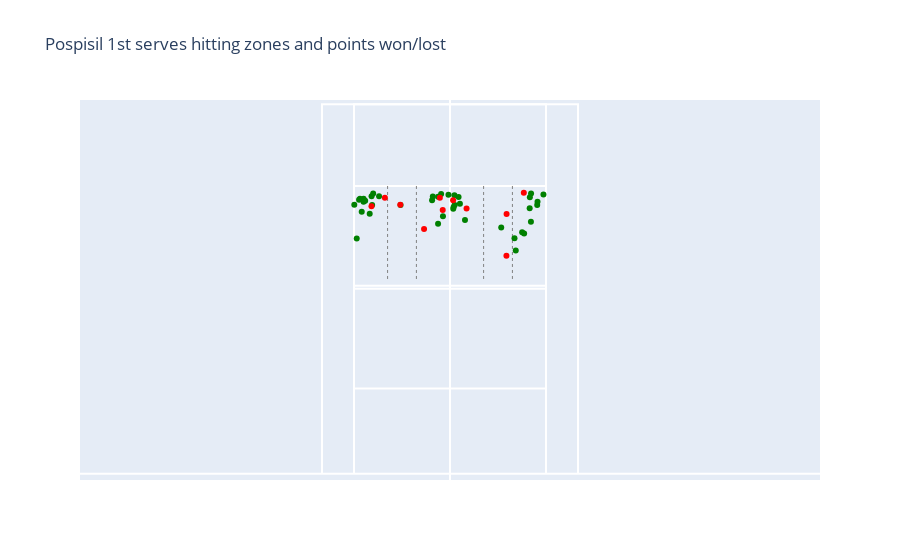
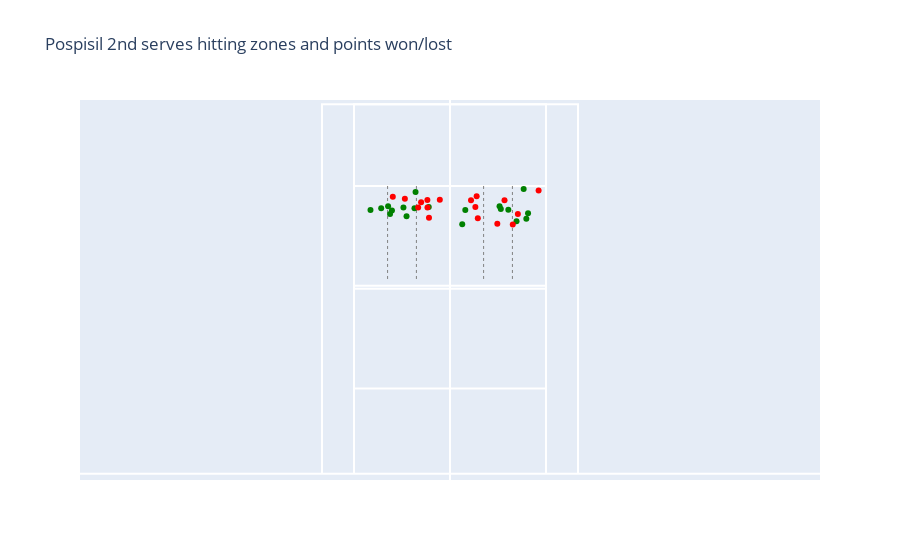

Here is the notebook cell these charts were saved with, in order:
### Code cell
def trace_point(df, name1, name2, index_point, shot=None, x_new=None, y_new=None):
    # print("trace_point " + str(current_point))
    fig1 = trace_court([-7, 7], [-5, 30])
    df_temp = df
    # trace all net shots to end into the net
    df_temp.loc[
        (df["Result"] == "Net") & (df["Point"] == index_point), "Bounce (y)"
    ] = 11.88
    if shot is None:
        df_point = df_temp[
            (df_temp["Point"] == index_point) & (df_temp["Shot"] > 0)
        ].sort_values(by="Shot")
    else:
        df_point = df_temp[
            (df_temp["Point"] == index_point)
            & (df_temp["Shot"] <= shot + 1)
            & (df_temp["Shot"] >= shot - 1)
        ].sort_values(by="Shot")
    last_shot = None
    fig4 = None

    # "LAST SHOT"
    if len(df_point) > 0:
        # trace a line from last hit position to last bounce to display the last shot
        last_shot = df_point.iloc[-1]
        # print(last_shot["Hit (x)"])
        df2 = pd.DataFrame(
            dict(
                x=[last_shot["Hit (x)"], last_shot["Bounce (x)"]],
                y=[last_shot["Hit (y)"], last_shot["Bounce (y)"]],
            )
        )
        df2["Text"] = ""  # last_shot["Shot"]
        # df2["Text"]=["   "+ s for s in df2["Text"]]
        # df2.loc[:,"Text"]=('    ' + df['Text'])
        fig4 = px.line(df2, x="x", y="y", text="Text")
        color = "red"
        if last_shot["Result"] == "In":
            color = "green"
        fig4.update_traces(patch={"line": {"width": 2, "dash": "dot", "color": color}})

    # Figure HIT POSITION
    fig2 = px.scatter(
        df_point,
        x="Hit (x)",
        y="Hit (y)",
        text="Shot"  # , color="Player"
        # , symbol="Stroke"
        # , animation_frame="Shot"#, animation_group="Player"
        # , textposition='top right',textfont=dict(color='#E58606')
        # , symbol="Spin"
        # , trendline='ols',trendline_color_override='red'
        # , marginal_y="rug"
        # , marginal_x="histogram"
        # , facet_col="Winner_Point"#, facet_row="time"
        ,
        color_discrete_map={"Player": "green", "Opponent": "red"},
        hover_data=["Shot", "Stroke"],
    )

    fig2.for_each_trace(
        lambda t: t.update(
            mode="lines+markers+text",
            textposition="middle right",
            textfont=dict(size=10, color="gray"),
        )
    )
    for fr in fig2.frames:
        for d in fr.data:
            d.update(
                mode="markers+lines+text",
                textposition="middle right",
                textfont=dict(size=10, color="gray"),
            )
    fig2.update_traces(patch={"line": {"width": 1, "dash": "dot"}})
    """marker_symbol=[1,101], """

    # FIG BOUNCE
    fig3 = px.scatter(
        df_point,
        x="Bounce (x)",
        y="Bounce (y)",
        color="Result"
        # , trendline='ols',trendline_color_override='red'
        # , marginal_y="rug"
        # , marginal_x="histogram"
        # , facet_col="Winner_Point"#, facet_row="time"
        ,
        color_discrete_map={"Net": "black", "In": "orange", "Out": "black"},
        hover_data=["Shot"],
        text="Shot",
    )
    fig3.for_each_trace(
        lambda t: t.update(
            mode="markers+text",
            textposition="middle right",
            textfont=dict(size=9, color="gray"),
        )
    )

    # add NEW POINT
    fig5 = None
    if x_new is not None:
        df3 = pd.DataFrame(dict(x=[x_new], y=[y_new], text="NEW"))
        fig5 = px.scatter(df3, x="x", y="y", text="text")

    if fig4 is not None:
        if fig5 is not None:
            fig = go.Figure(
                data=fig1.data + fig2.data + fig3.data + fig4.data + fig5.data
            )
        else:
            fig = go.Figure(data=fig1.data + fig2.data + fig3.data + fig4.data)
    else:
        if fig5 is not None:
            fig = go.Figure(data=fig1.data + fig2.data + fig3.data + fig5.data)
        else:
            fig = go.Figure(data=fig1.data + fig2.data + fig3.data)
    # fig.update_layout(title="Serves P1 (point size represents Speed)")
    fig.update_xaxes(
        scaleanchor="y",
        scaleratio=3,
    )
    fig.update_layout(xaxis_range=[-5, 5], yaxis_range=[-4, 11.88 * 2 + 4])
    fig.update_layout(
        xaxis=dict(showgrid=False),
        yaxis=dict(showgrid=False),
        autosize=False,
        width=850,
        height=400,
    )
    f = go.FigureWidget(fig)

    # add ANNOTATION with name player
    if len(df_point) > 0:
        first_shot = df_point.iloc[0]
        x = 6
        if first_shot["Hit Zone"] == "deuce" and first_shot["Hit Side"] == "far":
            x = -6
        if first_shot["Hit Zone"] == "ad" and first_shot["Hit Side"] == "near":
            x = -6
        y = -1.5
        if first_shot["Hit Side"] == "far":
            y = 25.5
        name_p_temp = name1
        if first_shot["Player"] == "Opponent":
            name_p_temp = name2
        name_p_temp = name_p_temp[0:6]
        f.add_annotation(
            x=x, y=y, text=name_p_temp, showarrow=False  # arrows' head  # arrows' head
        )

    """scatter = f.data[-1]
    #print(scatter)
    colors = ['#a3a7e4'] * 100
    scatter.marker.color = colors
    scatter.marker.size = [10] * 100
    f.layout.hovermode = 'closest'


    # create our callback function
    def update_point(trace, points, selector):
        #print("click")
        c = list(scatter.marker.color)
        s = list(scatter.marker.size)
        for i in points.point_inds:
            c[i] = '#bae2be'
            s[i] = 50
            with f.batch_update():
                scatter.marker.color = c
                scatter.marker.size = s


    scatter.on_click(update_point)"""

    f

    f.show()


def trace_serve_3areas():
    a=0.35
    b=0.3
    c=0.35
    fig2_1 = px.line(x=[-4.11 * (a+b), -4.11 * (a+b)], y=[18.48, 12.5])
    fig2_2 = px.line(x=[-4.11 * (c), -4.11 * (c)], y=[18.48, 12.5])
    fig2_3 = px.line(x=[4.11 * (a+b), 4.11 * (a+b)], y=[18.48, 12.5])
    fig2_4 = px.line(x=[4.11 * (c), 4.11 * (c)], y=[18.48, 12.5])
    fig = go.Figure(data=fig2_1.data + fig2_2.data + fig2_3.data + fig2_4.data)
    fig.update_traces(patch={"line": {"color": "gray", "width": 1, "dash": "dot"}})
    return fig


def trace_court_and_serves(df, isP1: bool, index1stServe: int, mytitle: str):
    fig1 = trace_court([-5, 5], [-0.5, 24])
    fig2 = trace_serve_3areas()
    df_serves = get_all_serves_player(df, isP1, index1stServe)
    fig3 = px.scatter(
        df_serves,
        x="Bounce (x)",
        y="Bounce (y)",
        # size=((df_serves["Speed (KM/H)"].clip(120, 180)) - 119) / 100,
        # size_max=10,

        # , trendline='ols',trendline_color_override='red'
        # , marginal_y="rug"
        # , marginal_x="histogram"
        # , facet_col="Winner_Point"#, facet_row="time"
        color="Winner_Point",
        color_discrete_map={"1": "green", "2": "red"},
        hover_data=["Point","Speed (KM/H)"],
    )
    fig3.update_traces(showlegend=False)
    #fig3.show()
    fig = go.Figure(data=fig1.data + fig2.data + fig3.data)

    # fig.update_layout(title="Serves P1 (point size represents Speed)")
    fig.update_xaxes(
        scaleanchor="y",
        scaleratio=1.5,
    )
    # fig.update_layout(xaxis_range=[-5, 5], yaxis_range=[-2, 11.88 * 2 + 1])
    fig.update_layout(xaxis=dict(showgrid=False), yaxis=dict(showgrid=False),title=mytitle)
    fig.update(layout_yaxis_range=[-0.4, 24])
    fig.update(layout_xaxis_range=[-5, 5])
    fig.update_traces(showlegend=False)
    fig.update_xaxes(showticklabels=False)
    fig.update_yaxes(showticklabels=False)
    return fig  # .show()

index1stServe=1
fig1_1=trace_court_and_serves(df, True, index1stServe,name1+" 1st serves hitting zones and points won/lost")
fig1_1.show()
index1stServe=2
fig1_2=trace_court_and_serves(df, True, index1stServe,name1+" 2nd serves hitting zones and points won/lost")
fig1_2.show()

### Figure 1 — Plotly figure (JSON) as saved in the notebook; plotly's stock layout.template omitted (floating-point values rounded to 4 significant figures)
{"data": [{"line": {"color": "white"}, "mode": "lines", "showlegend": false, "type": "scatter", "x": [-5.48, -5.48, 5.48, 5.48], "y": [0, 23.73, 23.73, 0]}, {"line": {"color": "white"}, "mode": "lines", "showlegend": false, "type": "scatter", "x": [-4.11, -4.11, 4.11, 4.11], "y": [0, 23.73, 23.73, 0]}, {"line": {"color": "white"}, "mode": "lines", "showlegend": false, "type": "scatter", "x": [-4.11, -4.11, 4.11, 4.11], "y": [0, 11.88, 11.88, 0]}, {"line": {"color": "white"}, "mode": "lines", "showlegend": false, "type": "scatter", "x": [-4.11, -4.11, 4.11, 4.11], "y": [0, 5.48, 5.48, 0]}, {"line": {"color": "white"}, "mode": "lines", "showlegend": false, "type": "scatter", "x": [-4.11, -4.11, 4.11, 4.11], "y": [0, 12.08, 12.08, 0]}, {"line": {"color": "white"}, "mode": "lines", "showlegend": false, "type": "scatter", "x": [-4.11, -4.11, 4.11, 4.11], "y": [0, 18.48, 18.48, 0]}, {"hovertemplate": "x=%{x}<br>y=%{y}<extra></extra>", "legendgroup": "", "line": {"color": "gray", "dash": "dot", "width": 1}, "marker": {"symbol": "circle"}, "mode": "lines", "name": "", "orientation": "v", "showlegend": false, "type": "scatter", "x": [-2.671, -2.671], "xaxis": "x", "y": [18.48, 12.5], "yaxis": "y"}, {"hovertemplate": "x=%{x}<br>y=%{y}<extra></extra>", "legendgroup": "", "line": {"color": "gray", "dash": "dot", "width": 1}, "marker": {"symbol": "circle"}, "mode": "lines", "name": "", "orientation": "v", "showlegend": false, "type": "scatter", "x": [-1.439, -1.439], "xaxis": "x", "y": [18.48, 12.5], "yaxis": "y"}, {"hovertemplate": "x=%{x}<br>y=%{y}<extra></extra>", "legendgroup": "", "line": {"color": "gray", "dash": "dot", "width": 1}, "marker": {"symbol": "circle"}, "mode": "lines", "name": "", "orientation": "v", "showlegend": false, "type": "scatter", "x": [2.671, 2.671], "xaxis": "x", "y": [18.48, 12.5], "yaxis": "y"}, {"hovertemplate": "x=%{x}<br>y=%{y}<extra></extra>", "legendgroup": "", "line": {"color": "gray", "dash": "dot", "width": 1}, "marker": {"symbol": "circle"}, "mode": "lines", "name": "", "orientation": "v", "showlegend": false, "type": "scatter", "x": [1.439, 1.439], "xaxis": "x", "y": [18.48, 12.5], "yaxis": "y"}, {"customdata": [[5, 143.4], [52, 151.5], [54, 166.6], [124, 108.0], [128, 167.1], [174, 129.7], [178, 153.1], [324, 146.8], [326, 93.2], [28, null], [35, 145.8], [39, 106.2], [64, 170.8], [66, 154.9], [69, 101.5], [109, 149.7], [151, 154.4], [155, 161.3], [305, 125.2], [308, 155.9], [313, 158.8], [12, 135.1], [51, 118.6], [129, 95.4], [176, 113.4], [180, 118.8], [211, 137.6], [213, 117.7], [216, 128.7], [284, 135.9], [325, 114.8], [29, null], [40, 128.6], [65, 154.8], [108, 109.5], [110, 139.3], [152, 183.1], [187, 135.7], [245, 195.7], [254, 173.8]], "hovertemplate": "Winner_Point=1<br>Bounce (x)=%{x}<br>Bounce (y)=%{y}<br>Point=%{customdata[0]}<br>Speed (KM/H)=%{customdata[1]}<extra></extra>", "legendgroup": "1", "marker": {"color": "green", "symbol": "circle"}, "mode": "markers", "name": "1", "orientation": "v", "showlegend": false, "type": "scatter", "x": [-0.7363, -3.631, -3.891, -3.779, -3.7, -4.097, -3.851, -0.3798, -3.993, -0.7667, -0.5102, -2.117, -3.358, -3.7, -3.289, -0.3016, -0.5103, -3.036, -3.333, -3.437, -0.06576, 3.747, 0.1397, 2.814, 0.3667, 3.173, 3.464, 2.761, 3.088, 0.6412, 2.193, 0.2, 3.469, 3.41, 0.1896, 3.418, 0.4249, 3.733, 0.1552, 4.0], "xaxis": "x", "y": [17.8, 17.53, 17.6, 16.82, 17.47, 17.27, 17.66, 17.96, 15.11, 17.56, 16.05, 17.26, 17.81, 17.66, 18.0, 16.54, 17.78, 17.82, 17.26, 16.69, 17.92, 17.47, 17.02, 14.34, 17.77, 15.43, 16.18, 15.12, 15.5, 16.29, 15.81, 17.26, 18.0, 17.04, 17.89, 17.75, 17.33, 17.26, 17.13, 17.94], "yaxis": "y"}, {"customdata": [[85, 163.4], [89, 137.2], [166, 121.7], [212, 134.5], [287, 92.79], [186, 180.3], [53, 107.9], [241, 126.1], [249, 166.0], [270, null], [306, 154.2]], "hovertemplate": "Winner_Point=2<br>Bounce (x)=%{x}<br>Bounce (y)=%{y}<br>Point=%{customdata[0]}<br>Speed (KM/H)=%{customdata[1]}<extra></extra>", "legendgroup": "2", "marker": {"color": "red", "symbol": "circle"}, "mode": "markers", "name": "2", "orientation": "v", "showlegend": false, "type": "scatter", "x": [-2.128, -3.361, -0.4339, -0.3115, -1.11, -2.788, 2.416, 0.7087, 3.16, 0.1333, 2.422], "xaxis": "x", "y": [17.27, 17.18, 17.73, 16.94, 15.71, 17.72, 14.0, 17.03, 18.04, 17.56, 16.68], "yaxis": "y"}], "layout": {"title": {"text": "Pospisil 1st serves hitting zones and points won/lost"}, "xaxis": {"range": [-5, 5], "scaleanchor": "y", "scaleratio": 1.5, "showgrid": false, "showticklabels": false}, "yaxis": {"range": [-0.4, 24], "showgrid": false, "showticklabels": false}}}

### Figure 2 — Plotly figure (JSON) as saved in the notebook; plotly's stock layout.template omitted (floating-point values rounded to 4 significant figures)
{"data": [{"line": {"color": "white"}, "mode": "lines", "showlegend": false, "type": "scatter", "x": [-5.48, -5.48, 5.48, 5.48], "y": [0, 23.73, 23.73, 0]}, {"line": {"color": "white"}, "mode": "lines", "showlegend": false, "type": "scatter", "x": [-4.11, -4.11, 4.11, 4.11], "y": [0, 23.73, 23.73, 0]}, {"line": {"color": "white"}, "mode": "lines", "showlegend": false, "type": "scatter", "x": [-4.11, -4.11, 4.11, 4.11], "y": [0, 11.88, 11.88, 0]}, {"line": {"color": "white"}, "mode": "lines", "showlegend": false, "type": "scatter", "x": [-4.11, -4.11, 4.11, 4.11], "y": [0, 5.48, 5.48, 0]}, {"line": {"color": "white"}, "mode": "lines", "showlegend": false, "type": "scatter", "x": [-4.11, -4.11, 4.11, 4.11], "y": [0, 12.08, 12.08, 0]}, {"line": {"color": "white"}, "mode": "lines", "showlegend": false, "type": "scatter", "x": [-4.11, -4.11, 4.11, 4.11], "y": [0, 18.48, 18.48, 0]}, {"hovertemplate": "x=%{x}<br>y=%{y}<extra></extra>", "legendgroup": "", "line": {"color": "gray", "dash": "dot", "width": 1}, "marker": {"symbol": "circle"}, "mode": "lines", "name": "", "orientation": "v", "showlegend": false, "type": "scatter", "x": [-2.671, -2.671], "xaxis": "x", "y": [18.48, 12.5], "yaxis": "y"}, {"hovertemplate": "x=%{x}<br>y=%{y}<extra></extra>", "legendgroup": "", "line": {"color": "gray", "dash": "dot", "width": 1}, "marker": {"symbol": "circle"}, "mode": "lines", "name": "", "orientation": "v", "showlegend": false, "type": "scatter", "x": [-1.439, -1.439], "xaxis": "x", "y": [18.48, 12.5], "yaxis": "y"}, {"hovertemplate": "x=%{x}<br>y=%{y}<extra></extra>", "legendgroup": "", "line": {"color": "gray", "dash": "dot", "width": 1}, "marker": {"symbol": "circle"}, "mode": "lines", "name": "", "orientation": "v", "showlegend": false, "type": "scatter", "x": [2.671, 2.671], "xaxis": "x", "y": [18.48, 12.5], "yaxis": "y"}, {"hovertemplate": "x=%{x}<br>y=%{y}<extra></extra>", "legendgroup": "", "line": {"color": "gray", "dash": "dot", "width": 1}, "marker": {"symbol": "circle"}, "mode": "lines", "name": "", "orientation": "v", "showlegend": false, "type": "scatter", "x": [1.439, 1.439], "xaxis": "x", "y": [18.48, 12.5], "yaxis": "y"}, {"customdata": [[2, 126.3], [50, 116.5], [209, 123.6], [291, 148.1], [331, 166.4], [114, 135.3], [147, 136.4], [240, 167.1], [247, 138.1], [262, 169.8], [4, 94.47], [126, 132.8], [173, 152.8], [289, 126.5], [294, 138.7], [192, 108.6], [238, 129.6], [260, 140.7], [312, 124.2]], "hovertemplate": "Winner_Point=1<br>Bounce (x)=%{x}<br>Bounce (y)=%{y}<br>Point=%{customdata[0]}<br>Speed (KM/H)=%{customdata[1]}<extra></extra>", "legendgroup": "1", "marker": {"color": "green", "symbol": "circle"}, "mode": "markers", "name": "1", "orientation": "v", "showlegend": false, "type": "scatter", "x": [-1.52, -0.9092, -2.485, -3.404, -2.566, -1.86, -1.475, -2.946, -1.993, -2.65, 3.153, 2.175, 0.6545, 2.848, 0.5234, 2.497, 2.121, 3.268, 3.341], "xaxis": "x", "y": [17.05, 17.14, 16.91, 16.94, 16.68, 16.54, 18.09, 17.04, 17.09, 17.18, 18.29, 17.01, 16.93, 16.22, 16.02, 16.96, 17.17, 16.37, 16.72], "yaxis": "y"}, {"customdata": [[31, 142.0], [107, 148.0], [190, 85.17], [194, 136.0], [236, 202.9], [252, 145.0], [257, 127.7], [268, 70.58], [92, 130.7], [168, 134.2], [329, 96.52], [34, 149.2], [38, 130.7], [68, 155.3], [150, 126.4], [196, null], [265, 147.5]], "hovertemplate": "Winner_Point=2<br>Bounce (x)=%{x}<br>Bounce (y)=%{y}<br>Point=%{customdata[0]}<br>Speed (KM/H)=%{customdata[1]}<extra></extra>", "legendgroup": "2", "marker": {"color": "red", "symbol": "circle"}, "mode": "markers", "name": "2", "orientation": "v", "showlegend": false, "type": "scatter", "x": [-0.9646, -0.8998, -0.436, -1.363, -1.237, -2.449, -1.932, -0.9683, 2.905, 2.333, 2.688, 2.025, 1.191, 1.086, 3.793, 0.9, 1.141], "xaxis": "x", "y": [17.09, 16.43, 17.6, 17.1, 17.44, 17.79, 17.66, 17.57, 16.69, 17.57, 16.01, 16.05, 16.41, 17.13, 18.19, 17.56, 17.82], "yaxis": "y"}], "layout": {"title": {"text": "Pospisil 2nd serves hitting zones and points won/lost"}, "xaxis": {"range": [-5, 5], "scaleanchor": "y", "scaleratio": 1.5, "showgrid": false, "showticklabels": false}, "yaxis": {"range": [-0.4, 24], "showgrid": false, "showticklabels": false}}}
